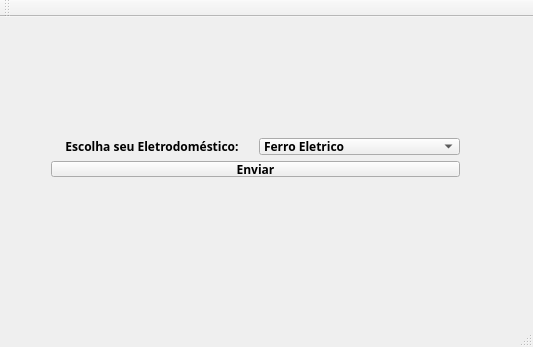
<?xml version="1.0" encoding="UTF-8"?>
<ui version="4.0">
 <class>MainWindow</class>
 <widget class="QMainWindow" name="MainWindow">
  <property name="geometry">
   <rect>
    <x>0</x>
    <y>0</y>
    <width>533</width>
    <height>347</height>
   </rect>
  </property>
  <property name="windowTitle">
   <string>MainWindow</string>
  </property>
  <widget class="QWidget" name="centralWidget">
   <widget class="QWidget" name="layoutWidget">
    <property name="geometry">
     <rect>
      <x>40</x>
      <y>110</y>
      <width>431</width>
      <height>61</height>
     </rect>
    </property>
    <layout class="QVBoxLayout" name="verticalLayout">
     <item>
      <layout class="QGridLayout" name="gridLayout">
       <item row="0" column="0">
        <widget class="QLabel" name="eletrodomestico">
         <property name="font">
          <font>
           <family>Arial Black</family>
           <pointsize>9</pointsize>
           <weight>75</weight>
           <bold>true</bold>
           <underline>false</underline>
          </font>
         </property>
         <property name="layoutDirection">
          <enum>Qt::LeftToRight</enum>
         </property>
         <property name="text">
          <string>Escolha seu Eletrodoméstico:</string>
         </property>
         <property name="alignment">
          <set>Qt::AlignCenter</set>
         </property>
        </widget>
       </item>
       <item row="0" column="1">
        <widget class="QComboBox" name="comboBox_Eletro">
         <property name="font">
          <font>
           <family>Arial Black</family>
           <pointsize>9</pointsize>
           <weight>75</weight>
           <bold>true</bold>
          </font>
         </property>
         <item>
          <property name="text">
           <string>Ferro Eletrico</string>
          </property>
         </item>
         <item>
          <property name="text">
           <string>Espremedor de Frutas</string>
          </property>
         </item>
         <item>
          <property name="text">
           <string>Aspirador de Po</string>
          </property>
         </item>
         <item>
          <property name="text">
           <string>Luminaria</string>
          </property>
         </item>
         <item>
          <property name="text">
           <string>Ferro de Solda</string>
          </property>
         </item>
         <item>
          <property name="text">
           <string>Forno Microondas</string>
          </property>
         </item>
         <item>
          <property name="text">
           <string>Fogão Elétrico 2 Bocas</string>
          </property>
         </item>
         <item>
          <property name="text">
           <string>Fogão Elétrico 4 Bocas</string>
          </property>
         </item>
         <item>
          <property name="text">
           <string>Ventilador</string>
          </property>
         </item>
         <item>
          <property name="text">
           <string>Geladeira Simples</string>
          </property>
         </item>
         <item>
          <property name="text">
           <string>Geladeira Duplex</string>
          </property>
         </item>
         <item>
          <property name="text">
           <string>Secador de Cabelo</string>
          </property>
         </item>
         <item>
          <property name="text">
           <string>Prancha de Cabelo</string>
          </property>
         </item>
         <item>
          <property name="text">
           <string>Maquina de Lavar Roupa</string>
          </property>
         </item>
         <item>
          <property name="text">
           <string>Maquina de Lavar Louça</string>
          </property>
         </item>
         <item>
          <property name="text">
           <string>Maquina de Costura</string>
          </property>
         </item>
         <item>
          <property name="text">
           <string>Condicionador de Ar</string>
          </property>
         </item>
         <item>
          <property name="text">
           <string>Cortador de Grama</string>
          </property>
         </item>
        </widget>
       </item>
      </layout>
     </item>
     <item>
      <widget class="QPushButton" name="btn_Enviar">
       <property name="font">
        <font>
         <family>Arial Black</family>
         <pointsize>9</pointsize>
         <weight>75</weight>
         <bold>true</bold>
        </font>
       </property>
       <property name="text">
        <string>Enviar</string>
       </property>
      </widget>
     </item>
    </layout>
   </widget>
  </widget>
  <widget class="QMenuBar" name="menuBar">
   <property name="geometry">
    <rect>
     <x>0</x>
     <y>0</y>
     <width>533</width>
     <height>21</height>
    </rect>
   </property>
  </widget>
  <widget class="QToolBar" name="mainToolBar">
   <attribute name="toolBarArea">
    <enum>TopToolBarArea</enum>
   </attribute>
   <attribute name="toolBarBreak">
    <bool>false</bool>
   </attribute>
  </widget>
  <widget class="QStatusBar" name="statusBar"/>
 </widget>
 <layoutdefault spacing="6" margin="11"/>
 <resources/>
 <connections/>
</ui>
